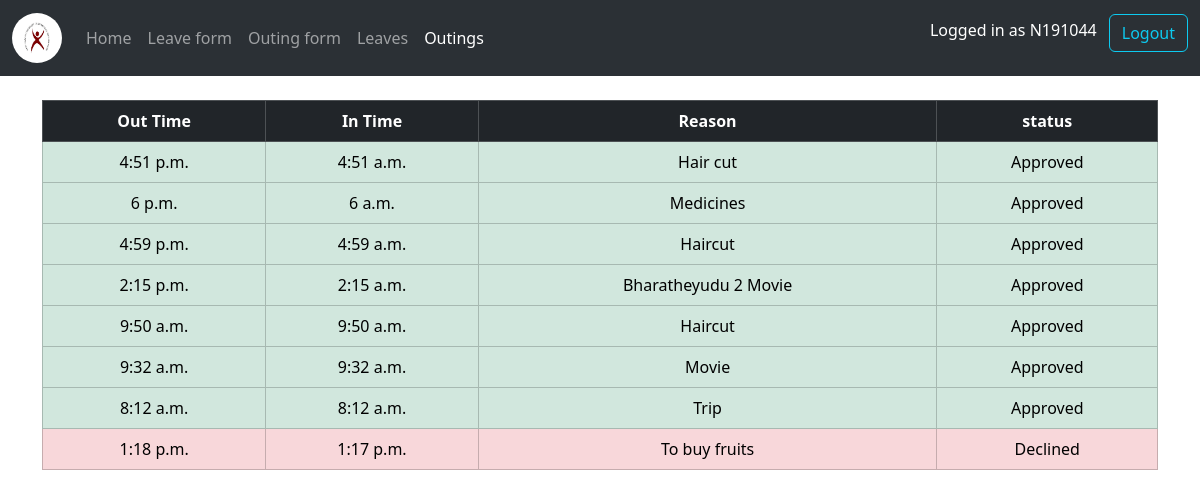
Page /student/outings/ (signed in) on the committed database.
### authentication/models.py (models this page shows, shortened)
class CustomUser(AbstractUser):
    email = models.EmailField()
    role = models.CharField(max_length=50, choices=ROLE_CHOICE)
    hostel = models.CharField(max_length=2, choices=HOSTEL_CHOICES, null=True, blank=True)
    profile_image = models.ImageField(upload_to='student_images/', null=True, blank=True)

### student/models.py (models this page shows, shortened)
class Outing(models.Model):
    user = models.ForeignKey(student, on_delete=models.CASCADE)
    out_date = models.DateField()
    out_time = models.TimeField(null=True, blank=True)
    in_time = models.TimeField(null=True, blank=True)
    date = models.DateField(auto_now_add=True)
    reason = models.TextField()
    status = models.CharField(max_length=20, default="Pending")
    scanned_count = models.IntegerField(default=0)
    first_scan_time = models.DateTimeField(null=True, blank=True)
    last_scan_time = models.DateTimeField(null=True, blank=True)

### student/views.py (the view)
# urls.py: path('outings/',views.showOutings,name="show-outings"),
@login_required
def showOutings(request):
    id= request.user.id
    user =getUser(id)
    outings = Outing.objects.filter(user=user).order_by('-id')
    return render(request,'showOutings.html',{'outings':outings})

### student/views.py (called while the page is built)
def getUser(id):
    return customUser.objects.get(id=id)

### student/templates/showOutings.html (shortened to what this page needs)
{% extends "index.html" %}
{% block content %}
<br>
<table class="table table-bordered text-center">
    <thead class="table-dark">
        <tr>
            <th>Out Time</th>
            <th>In Time</th>
            <th>Reason</th>
            <th>status</th>
        </tr>
    </thead>
    <tbody>
        {% for outing in outings %}
        <tr class="{% if outing.status == 'Approved' %}table-success{% elif outing.status == 'Declined' %}table-danger{% else %}table-warning{% endif %}">
            <td>{{ outing.in_time }}</td>
            <td>{{ outing.out_time }}</td>
            <td>{{ outing.reason }}</td>
            <td>{{outing.status}}</td>
        </tr>
        {% endfor %}
    </tbody>
</table>
{% endblock %}

### templates/index.html (shortened to what this page needs)
{% load static %}
<!DOCTYPE html>
<html lang="en">
<head>
    <link href="https://cdn.jsdelivr.net/npm/bootstrap@5.3.3/dist/css/bootstrap.min.css" rel="stylesheet">
    <link rel="stylesheet" type="text/css" href="https://cdn.datatables.net/1.11.4/css/jquery.dataTables.css">
</head>
<body>
    <nav class="navbar navbar-expand-lg bg-body-tertiary" data-bs-theme="dark">
        <div class="container-fluid">
            <a class="navbar-brand" href="{% url 'home' %}">
                <img src="{% static 'images/rgukt.png' %}" alt="logo" class="rounded-logo">
            </a>
            <div class="collapse navbar-collapse" id="navbarNav">
                <ul class="navbar-nav me-auto">
                    <li class="nav-item"><a href="{% url 'home' %}" class="nav-link {% if request.resolver_match.url_name == 'home' %}active{% endif %}">Home</a></li>
                    {% if user.is_authenticated %}
                        {% if user.role == "student" %}
                            <li class="nav-item"><a href="{% url 'leave' %}" class="nav-link {% if request.resolver_match.url_name == 'leave' %}active{% endif %}">Leave form</a></li>
                            <li class="nav-item"><a href="{% url 'outing' %}" class="nav-link {% if request.resolver_match.url_name == 'outing' %}active{% endif %}">Outing form</a></li>
                            <li class="nav-item"><a href="{% url 'show-leaves' %}" class="nav-link {% if request.resolver_match.url_name == 'show-leaves' %}active{% endif %}">Leaves</a></li>
                            <li class="nav-item"><a href="{% url 'show-outings' %}" class="nav-link {% if request.resolver_match.url_name == 'show-outings' %}active{% endif %}">Outings</a></li>
                        {% endif %}
                    {% endif %}
                </ul>
                {% if user.is_authenticated %}
                <div class="d-flex">
                    <p class="p-1 text-white me-2">Logged in as {{ user.username }}</p>
                    <a class="nav-link" href="{% url 'logout' %}">
                        <button class="btn btn-outline-info my-2 my-sm-0" type="submit">Logout</button>
                    </a>
                </div>
                {% endif %}
            </div>
        </div>
    </nav>
    <div class="container">
        {% block content %}{% endblock %}
    </div>
</body>
</html>

### templates/index.html (style rules this page uses)
.rounded-logo { border-radius: 50%; height: 50px; width: 50px; }

### rows in the picture
CustomUser: username "N191044"
Outing: in_time "4:51 p.m.", out_time "4:51 a.m.", reason "Hair cut", status "Approved"
Outing: in_time "6 p.m.", out_time "6 a.m.", reason "Medicines", status "Approved"
Outing: in_time "4:59 p.m.", out_time "4:59 a.m.", reason "Haircut", status "Approved"
Outing: in_time "2:15 p.m.", out_time "2:15 a.m.", reason "Bharatheyudu 2 Movie", status "Approved"
Outing: in_time "9:50 a.m.", out_time "9:50 a.m.", reason "Haircut", status "Approved"
Outing: in_time "9:32 a.m.", out_time "9:32 a.m.", reason "Movie", status "Approved"
Outing: in_time "8:12 a.m.", out_time "8:12 a.m.", reason "Trip", status "Approved"
Outing: in_time "1:18 p.m.", out_time "1:17 p.m.", reason "To buy fruits", status "Declined"
